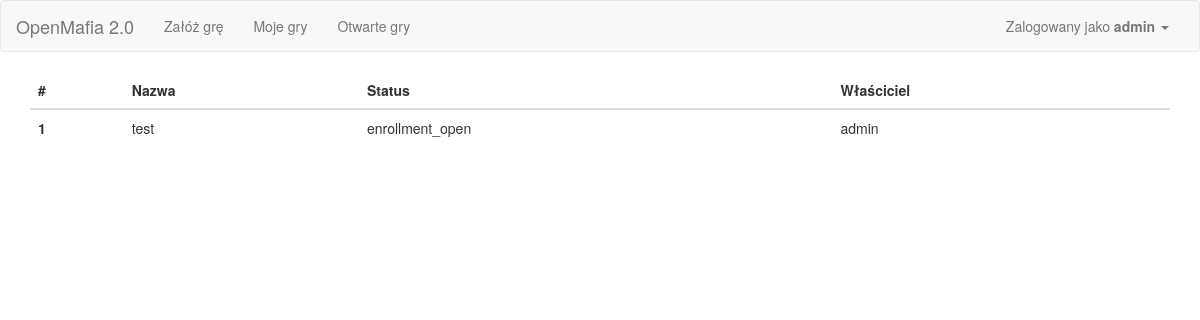
The app's page /game/list/my_games (signed in), older data.
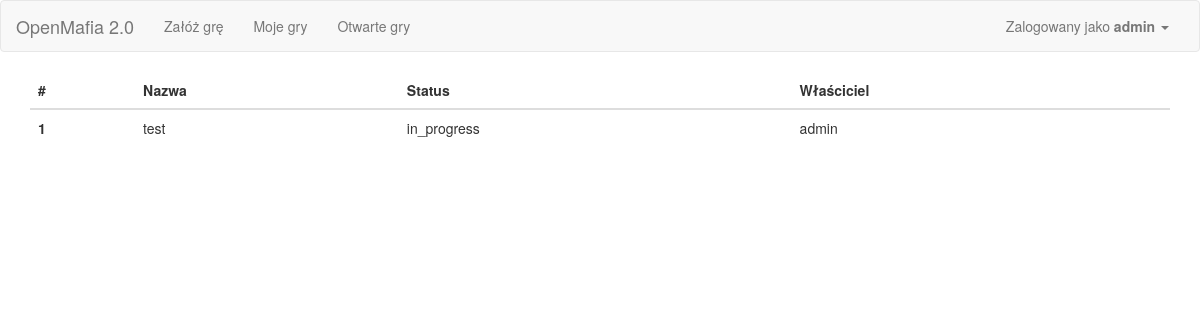
The same page, newer data.
### app/Engine/DB/models.py (models this page shows, shortened)
class Game(db.Model):
    __tablename__ = 'Game'
    id = db.Column(db.Integer, primary_key=True)
    name = db.Column(db.String(500))
    day_no = db.Column(db.Integer)
    phase = db.Column(db.Integer)
    status_id = db.Column(db.Integer, ForeignKey('Status.id'), default=1)
    owner_id = db.Column(db.Integer, ForeignKey('User.id'))
    start_time = db.Column(db.DateTime(timezone=True))
    owner = relationship("User", uselist=False)
    status = relationship("Status", uselist=False)
    game_players = relationship("GamePlayer")
    roles = relationship("Game_Roles")
    phases = relationship("Game_Phases")

class Status(db.Model):
    __tablename__ = 'Status'
    id = db.Column(db.Integer, primary_key=True)
    name = db.Column(db.String(100))
    visible_name = db.Column(db.String(100))

class User(db.Model):
    __tablename__ = 'User'
    id = db.Column(db.Integer, primary_key=True)
    user = db.Column(db.String(64), unique=True)
    password = db.Column(db.String(500))
    name = db.Column(db.String(500))
    email = db.Column(db.String(120), unique=True)
    is_active = db.Column(db.Boolean)
    def is_active(self):
        return True

### app/SetupGameModule/views.py (the view)
@SetupGameModule.route('list', methods=['GET', 'POST'])
@SetupGameModule.route('list/<game_type>', methods=['GET', 'POST'])
@login_required
def game_list(game_type='open_games'):
    db_api = GameApi()
    games = db_api.list_games(game_type)
    return render_template('SetupGameModule_list.html', games=games)

### app/Engine/DB/db_api.py (called while the page is built)
    def list_games(self, game_type='all', user=None):
        if game_type == 'all':
            return Game.query.all()
        elif game_type == 'all_but_cancelled':
            status_id = self._get_status_id('cancelled')
            return Game.query.filter(Game.status_id != status_id).all()
        elif game_type == 'open_games':
            status_id = self._get_status_id('enrollment_open')
            return Game.query.filter(Game.status_id == status_id).all()
        elif game_type == 'my_games':
            games = Game.query.all()
            return [game for game in games if current_user.id in [player.user_id for player in game.game_players]]
        else:
            return None

### app/views.py (called while the page is built)
@app.before_request
def before_request():
    g.user = current_user

@lm.user_loader
def load_user(id):
    return User.query.get(int(id))

### app/SetupGameModule/templates/SetupGameModule_list.html (shortened to what this page needs)
{% extends "base.html" %}
{% import "bootstrap/wtf.html" as wtf %}
{% block styles %}
{{ super() }}
<link rel="stylesheet" type="text/css" href="{{ url_for('SetupGameModule.static', filename='css/styles.css') }}">
{% endblock %}
{%block main_content%}
    {% if games|length > 0 %}
    <table class="table table-hover">
      <thead>
        <tr>
          <th scope="col">#</th>
          <th scope="col">Nazwa</th>
          <th scope="col">Status</th>
          <th scope="col">Właściciel</th>
        </tr>
      </thead>
      <tbody>
        {% for game in games %}
        {% if game.status.name == 'in_progress'%}
        {% set link = '../' + game.id|string + '/lobby' %}
        {% else %}
        {% set link = '../' + game.id|string + '/game_configuration' %}
        {% endif %}
        <tr onclick="document.location = '{{ link }}';">
         <th scope="row">{{ game.id }}</th>
            <td>{{ game.name }}</td>
            <td>{{ game.status.name }}</td>
            <td>{{ game.owner.name }}</td>
        </tr>
        {% endfor %}
        </tbody>
    </table>
    {% else %}
    Brak gier do wyświetlenia.
    {% endif %}
{%endblock%}

Row changes from the older to the newer data that the page shows:
changed Game "test": status.name "enrollment_open" → "in_progress"
